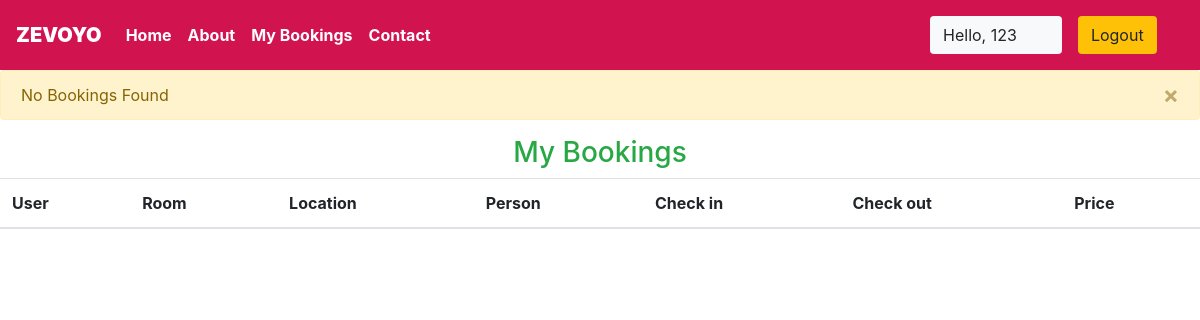
Before: /myApp/user/bookings/ (signed in) with the older database file.
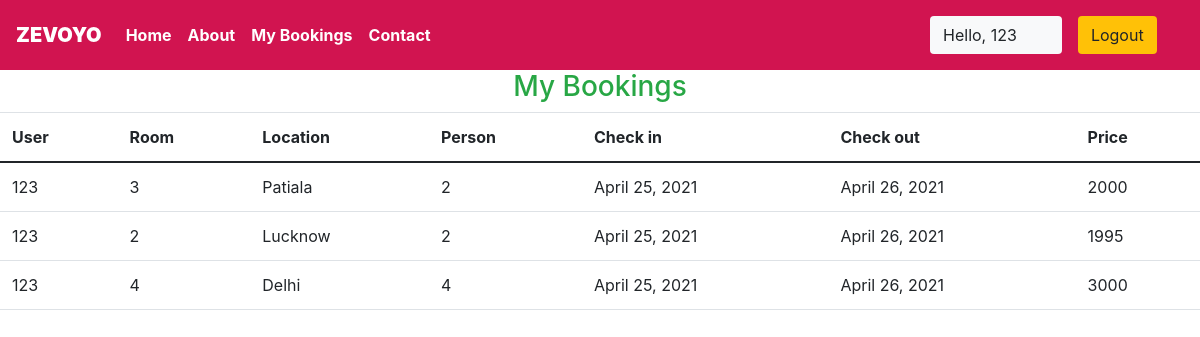
After: the same page with the newer database file.
### myApp/models.py (models this page shows, shortened)
class Reservation(models.Model):
    checkIn = models.DateField(auto_now = False)
    checkOut = models.DateField()
    room = models.ForeignKey(Rooms, on_delete = models.CASCADE)
    guest = models.ForeignKey(User, on_delete = models.CASCADE)
    bookingId = models.CharField(max_length = 100, default = 'null')

class Rooms(models.Model):
    ROOM_STATUS = (
        ('1', 'Available'),
        ('2', 'Not Available')
    )
    ROOM_TYPE = (
        ('1', 'Premimum'),
        ('2', 'Deluxe'),
        ('3', 'Basic')
    )
    roomType = models.CharField(max_length = 50, choices = ROOM_TYPE)
    capacity = models.IntegerField()
    price = models.IntegerField()
    size = models.IntegerField()
    hotel = models.ForeignKey(Hotels, on_delete = models.CASCADE)
    status = models.CharField(choices = ROOM_STATUS, max_length = 15)
    roomNumber = models.IntegerField()

class Hotels(models.Model):
    name = models.CharField(max_length = 30,default="Zevoyo")
    owner = models.CharField(max_length = 30)
    location = models.CharField(max_length = 50)
    city = models.CharField(max_length = 20)
    state = models.CharField(max_length = 15,default="Punjab")
    country = models.CharField(max_length = 20,default="India")

### myApp/views.py (the view)
# urls.py: path('user/bookings/', views.user_bookings,name="dashboard"),
@login_required(login_url='/user')
def user_bookings(request):
    if request.user.is_authenticated==False:
        return redirect('userlogin')
    user=User.objects.all().get(id=request.user.id)
    print(f"request user id ={request.user.id}")
    bookings = Reservation.objects.all().filter(guest=user)
    if not bookings:
        messages.warning(request,"No Bookings Found")
    return HttpResponse(render(request,'user/mybookings.html', {'bookings': bookings}))

### myApp/templates/user/mybookings.html
{% extends 'basic.html' %} {% block title %}Dashboard {% endblock title %} {% block body %} {% load app_tags %}
<h3 class="text-center  text-success">My Bookings </h3>
<table class="table">
    <thead>
        <th>User</th>
        <th>Room</th>
        <th>Location</th>
        <th>Person</th>
        <th>Check in</th>
        <th>Check out</th>
        <th>Price</th>
    </thead>
    {% for each_booking in bookings %}
    <tr>
        <td>{{each_booking.guest.username}}</td>
        <td>{{each_booking.room.roomNumber}}</td>
        <td>{{each_booking.room.hotel.location}}</td>
        <td>{{each_booking.room.capacity}}</td>
        <td>{{each_booking.checkIn}}</td>
        <td>{{each_booking.checkOut}}</td>
        <td>{{each_booking.room.price}}</td>
    </tr>
    {% endfor %}
</table>
{% endblock body %}

### myApp/templates/basic.html (shortened to what this page needs)
{% load static %}
<!DOCTYPE HTML>
<html>
<head>
    <link rel="stylesheet" href="https://use.fontawesome.com/releases/v5.7.0/css/all.css">
    <link href="https://cdn.jsdelivr.net/npm/bootstrap@5.0.0-beta3/dist/css/bootstrap.min.css" rel="stylesheet">
    <link rel="stylesheet" href="https://maxcdn.bootstrapcdn.com/bootstrap/4.5.0/css/bootstrap.min.css">
</head>
<body>
    <div class="container-fluid px-0">
        <nav class="navbar navbar-expand-lg navbar-dark font-weight-bold">
            <a class="navbar-brand text-bold bg-black">
                <b>ZEVOYO</b>
            </a>
            <div class="collapse navbar-collapse" id="navbarSupportedContent">
                <ul class="navbar-nav mr-auto">
                    <li class="nav-item active">
                        <a class="nav-link text-bold" href="/myApp/">Home</a>
                    </li>
                    <li class="nav-item active">
                        <a class="nav-link text-bold" href="/myApp/about/">About</a>
                    </li>
                    {% if user.is_staff %}
                    <li class="nav-item active">
                        <a class="nav-link text-bold" href="/myApp/staff/dashboard/">Dashboard</a>
                    </li>
                    {% elif user.is_staff == False and user.is_authenticated %}
                    <li class="nav-item active">
                        <a class="nav-link text-bold" href="/myApp/user/bookings/">My Bookings</a>
                    </li>
                    {% endif %}
                    <li class="nav-item active">
                        <a class="nav-link text-bold" href="/myApp/contact/">Contact</a>
                    </li>
                </ul>
                {% if user.is_authenticated %}
                <button class="btn btn-group bg-light" data-toggle="modal" data-target="#forlogin">
                        Hello, {{request.user}}
                        <a href="/myApp/logout/" class="nav-link">
                            <button class="btn btn-group bg-warning" data-toggle="modal" data-target="#forlogin">
                                Logout
                            </button>
                </a>
                </button>
                {% endif %}
            </div>
        </nav>
    </div>
    {% for message in messages %} {% if message.tags == error %}
    <div class="alert alert-danger alert-dismissible fade show" role="alert">
        {% else %}
        <div class="alert alert-{{message.tags}} alert-dismissible fade show" role="alert">
            {% endif %} {{message}}
            <button type="button" class="close" data-dismiss="alert" aria-label="Close">
            <span aria-hidden="true">&times;</span>
        </button>
        </div>
        {% endfor %} {% block body %} {% endblock body %}
</body>
</html>

### myApp/templates/basic.html (style rules this page uses)
a { text-decoration: none; }
nav { background-color: #d11450; }

Changed rows visible on the page:
added Reservation: guest.username "123", room.roomNumber "3", room.hotel.location "Patiala", room.capacity "2", checkIn "April 25, 2021", checkOut "April 26, 2021", room.price "2000"
added Reservation: guest.username "123", room.roomNumber "2", room.hotel.location "Lucknow", room.capacity "2", checkIn "April 25, 2021", checkOut "April 26, 2021", room.price "1995"
added Reservation: guest.username "123", room.roomNumber "4", room.hotel.location "Delhi", room.capacity "4", checkIn "April 25, 2021", checkOut "April 26, 2021", room.price "3000"
Other visible differences:
list line gone: "No Bookings Found ×"
